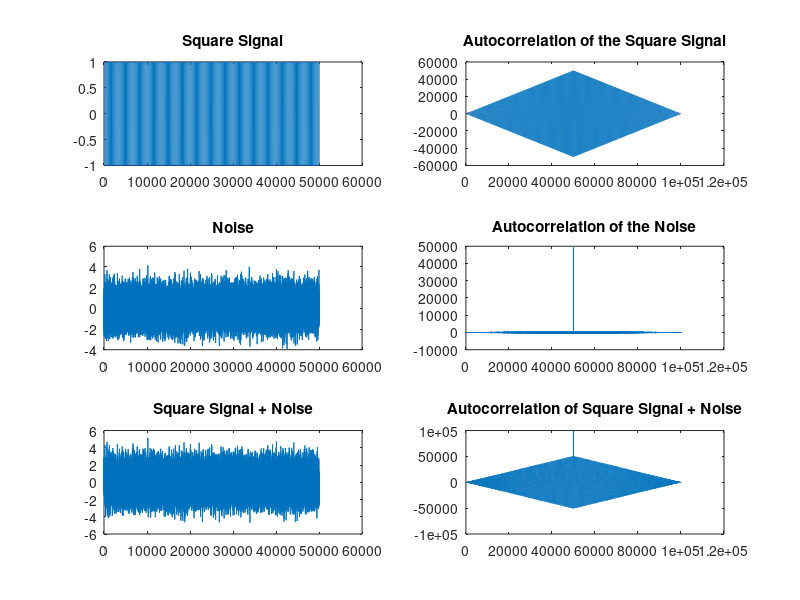

Write the MATLAB code that produced this figure.
%% PRACTICE 5.9. Graphical and physical interpretation of autocorrelation

clc, close all, clear all;
% Square wave signal of 100 Hz:
duration=1;
Fo= 100;
Fmax= 50*Fo; % due to the harmonics
Fs= 10*Fmax;
Ts=1/Fs;
tn= 0:Ts:duration;
yn= square(2*pi*Fo*tn);
%% Square wave signal of 100 Hz and its Autocorrelation:
Autocor_yn= xcorr(yn); % with a maximum of 1
subplot(3,2,1);
plot(yn); title('Square Signal');
subplot(3,2,2);
plot(Autocor_yn); title('Autocorrelation of the Square Signal');
%% AWGN Noise and its autocorrelation:
noise= randn(1, length(yn));
Autocor_noise=xcorr(noise);
subplot(3,2,3)
plot(noise); title('Noise');
subplot(3,2,4);
plot(Autocor_noise); title('Autocorrelation of the Noise');
%% (Square Signal + AWGN) and its autocorrelation:
ysum= yn+noise;
Autocor_ysum=xcorr(ysum);
subplot(3,2,5)
plot(ysum); title('Square Signal + Noise');
subplot(3,2,6)
plot(Autocor_ysum); title('Autocorrelation of Square Signal + Noise');
